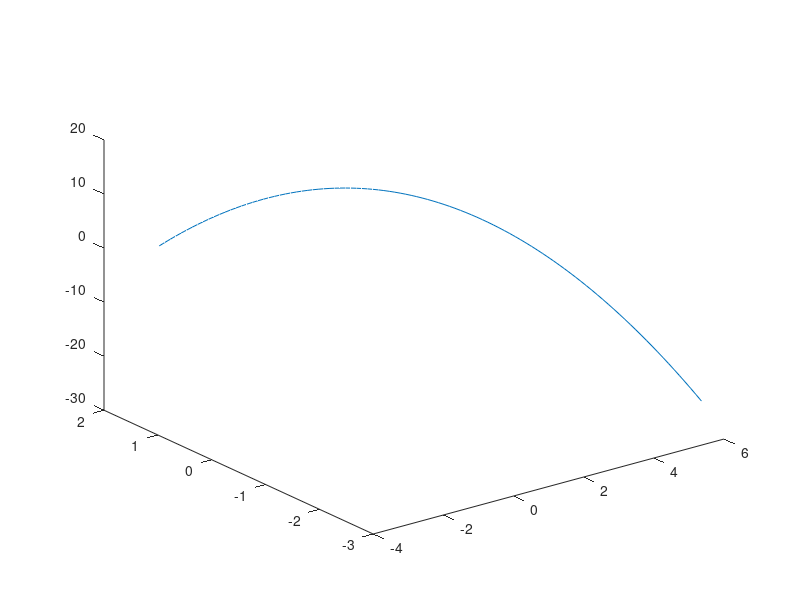

Source code (MATLAB): (Note: this script raises an error after producing the figure.)
clear;
clc
close all;
%% Definição de constantes e coeficientes 

amostras=100;
t = linspace(-5, 5, amostras);



randomz=0.01*randn(1,amostras);
randomx=0*randn(1,amostras);
randomy=0.1*randn(1,amostras);
random_other=randn(1,amostras);

%ponto de origem do inimigo
x0=random_other(3);
y0=random_other(4);
z0=random_other(5);

a=-50*abs(randomz(1));
b=10*random_other(2);

azimute=pi*random_other(6);
%% Gerando trajetorias parabolicas com implementação de ruido de distribuiçao normal (1,0)

x=t.*cos(azimute)+x0;
y=t.*sin(azimute)+y0;

% for n=1:1:amostras
%     x1(n)=x(n)+randomx(n);
% 
% end
% 
% for n=1:1:amostras
%     y1(n)=y(n)+randomy(n);
% 
% end

z = a*(x.^2+y.^2)+b+z0;


distancia_medida=sqrt(z.^2+x.^2+y.^2);

azimute_medido=atan2(y, x);

phi_medido=atan2(sqrt(x.^2 + y.^2), z)

%subplot(2,1,1)
plot3(x, y, z)

% for n=1:1:amostras
% 
%     z1(n)=z(n)+randomz(n);
% 
% end
%% Plotando os gráficos

 
% plot3(x1,y1,z1);
% axis equal
% xlabel('x(t)')
% ylabel('y(t)')
% zlabel('z(t)')





%% COlocando ruido
%[Xi,Yi]=meshgrid(t,t);
%Zi=griddata(x1,y1,z1,Xi,Yi);
%mesh(Xi,Yi,Zi);
%plot3(x1,y1,Zi,'*');



for n=1:1:amostras
    distancia_medida1(n)=distancia_medida(n)+randomx(n);
 
end

for n=1:1:amostras
   azimute_medido1(n)=azimute_medido(n)+randomx(n);
 
end

for n=1:1:amostras
    phi_medido1(n)=phi_medido(n)+randomx(n);
 
 end


%%

out = [distancia_medida1; azimute_medido1; phi_medido1];
writematrix(out, 'LabVIEW\Main Folder\adp.csv');

%subplot(2,1,2)
%plot3(distancia_medida,azimute_medido1,phi_medido1);
